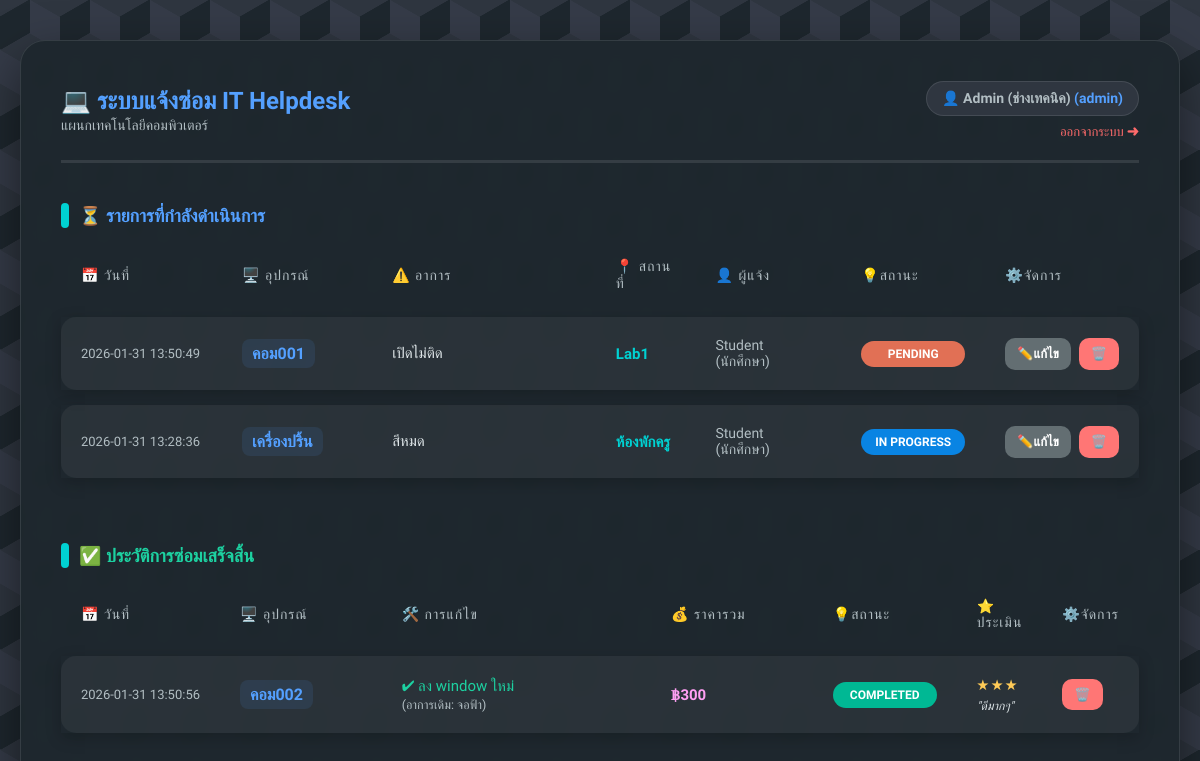
The app's page /dashboard (signed in) with its own data.
### tables this page shows
CREATE TABLE repairs (
    repair_id INTEGER PRIMARY KEY AUTOINCREMENT,
    user_id INTEGER NOT NULL,
    device_name TEXT NOT NULL,
    problem_detail TEXT NOT NULL,
    location TEXT NOT NULL,
    status TEXT DEFAULT 'Pending',
    report_date TIMESTAMP DEFAULT CURRENT_TIMESTAMP,
    technician_note TEXT,
    spare_parts TEXT, 
    cost INTEGER DEFAULT 0,
    FOREIGN KEY (user_id) REFERENCES users (user_id)
);

CREATE TABLE users (
    user_id INTEGER PRIMARY KEY AUTOINCREMENT,
    username TEXT NOT NULL UNIQUE,
    password TEXT NOT NULL,
    fullname TEXT NOT NULL,
    role TEXT NOT NULL DEFAULT 'user'
);

CREATE TABLE evaluations (
    eval_id INTEGER PRIMARY KEY AUTOINCREMENT,
    repair_id INTEGER NOT NULL,
    rating INTEGER NOT NULL,
    comment TEXT,
    FOREIGN KEY (repair_id) REFERENCES repairs (repair_id)
);

### app.py (the view, shortened to what this page needs)
@app.route('/dashboard')
def dashboard():
    if 'user_id' not in session:
        return redirect(url_for('login'))
    conn = get_db_connection()
    if session['role'] == 'admin':
        all_repairs = conn.execute('''
            SELECT r.*, u.fullname, e.rating, e.comment
            FROM repairs r
            JOIN users u ON r.user_id = u.user_id
            LEFT JOIN evaluations e ON r.repair_id = e.repair_id
            ORDER BY r.report_date DESC
        ''').fetchall()
    conn.close()
    active_repairs = []
    completed_repairs = []
    for repair in all_repairs:
        if repair['status'] == 'Completed':
            completed_repairs.append(repair)
        else:
            active_repairs.append(repair)
    return render_template('homepage.html',
                           name=session['fullname'],
                           role=session['role'],
                           active_repairs=active_repairs,
                           completed_repairs=completed_repairs)

### app.py (called while the page is built)
def get_db_connection():
    conn = sqlite3.connect('maintenance.db')
    conn.row_factory = sqlite3.Row
    return conn

### templates/homepage.html (shortened to what this page needs)
<!DOCTYPE html>
<html lang="th">
<head>
    <link rel="stylesheet" href="{{ url_for('static', filename='style.css') }}">
</head>
<body>
<div class="container">
    <header>
        <div>
            <h1>💻 ระบบแจ้งซ่อม IT Helpdesk</h1>
            <span style="color: #b2bec3; font-size: 14px;">แผนกเทคโนโลยีคอมพิวเตอร์</span>
        </div>
        <div style="text-align: right;">
            <div class="user-badge">
                👤 {{ name }} <span style="color: #54a0ff;">({{ role }})</span>
            </div>
            <a href="{{ url_for('logout') }}" style="color: #ff6b6b; text-decoration: none; font-size: 13px; margin-top: 8px; display: inline-block;">ออกจากระบบ ➜</a>
        </div>
    </header>
    <h2>⏳ รายการที่กำลังดำเนินการ</h2>
    <table>
        <thead>
            <tr>
                <th width="15%">📅 วันที่</th>
                <th width="15%">🖥️ อุปกรณ์</th>
                <th width="25%">⚠️ อาการ</th>
                <th width="10%">📍 สถานที่</th>
                {% if role == 'admin' %} <th width="15%">👤 ผู้แจ้ง</th> {% endif %}
                <th width="10%">💡สถานะ</th>
                <th>⚙️จัดการ</th>
            </tr>
        </thead>
        <tbody>
            {% for repair in active_repairs %}
            <tr>
                <td data-label="📅 วันที่" class="col-date">{{ repair['report_date'] }}</td>
                <td data-label="🖥️ อุปกรณ์"><span class="col-device">{{ repair['device_name'] }}</span></td>
                <td data-label="⚠️ อาการ" class="col-problem">{{ repair['problem_detail'] }}</td>
                <td data-label="📍 สถานที่" class="col-location">{{ repair['location'] }}</td>
                {% if role == 'admin' %}
                    <td data-label="👤 ผู้แจ้ง" class="col-user">{{ repair['fullname'] }}</td>
                {% endif %}
                <td data-label="💡สถานะ"><span class="badge status-{{ repair['status'].split(' ')[0] }}">{{ repair['status'] }}</span></td>
                <td data-label="⚙️จัดการ">
                    <div class="action-group">
                        {% if role == 'admin' %}
                            <a href="{{ url_for('update_repair', repair_id=repair['repair_id']) }}" class="btn btn-update">✏️แก้ไข</a>
                            <a href="{{ url_for('delete_repair', repair_id=repair['repair_id']) }}" class="btn btn-delete" onclick="return confirm('ยืนยันลบ?');">🗑️</a>
                        {% else %}
                             {% if repair['status'] == 'Pending' %}
                                <a href="{{ url_for('delete_repair', repair_id=repair['repair_id']) }}" class="btn btn-delete" onclick="return confirm('ยกเลิก?');">ยกเลิก</a>
                             {% else %}
                                <span style="color: #7f8c8d; font-size: 12px;">กำลังซ่อม...</span>
                             {% endif %}
                        {% endif %}
                    </div>
                </td>
            </tr>
            {% else %}
            <tr><td colspan="7" style="text-align: center; color: #b2bec3; padding: 40px;">ไม่มีงานค้างในระบบ ✅</td></tr>
            {% endfor %}
        </tbody>
    </table>
    <h2 style="color: #1dd1a1; margin-top: 50px;">✅ ประวัติการซ่อมเสร็จสิ้น</h2>
    <table>
        <thead>
            <tr>
                <th width="12%">📅 วันที่</th>
                <th width="15%">🖥️ อุปกรณ์</th>
                <th width="25%">🛠️ การแก้ไข</th>
                <th width="15%">💰 ราคารวม</th>
                <th width="10%">💡สถานะ</th>
                <th>⭐ ประเมิน</th>
                <th>⚙️จัดการ</th>
            </tr>
        </thead>
        <tbody>
            {% for repair in completed_repairs %}
            <tr>
                <td data-label="📅 วันที่" class="col-date">{{ repair['report_date'] }}</td>
                <td data-label="🖥️ อุปกรณ์"><span class="col-device">{{ repair['device_name'] }}</span></td>
                <td data-label="🛠️ การแก้ไข">
                    <div style="font-weight: 500; color: #1dd1a1;">✔ {{ repair['technician_note'] or '-' }}</div>
                    <small style="color: #b2bec3;">(อาการเดิม: {{ repair['problem_detail'] }})</small>
                </td>
                <td data-label="💰 ราคารวม">
                    {% if repair['cost'] and repair['cost'] > 0 %}
                        <div style="color: #ff9ff3; font-weight: bold;">฿{{ "{:,.0f}".format(repair['cost']) }}</div>
                    {% else %}
                        <span style="color: #b2bec3;">ฟรี</span>
                    {% endif %}
                </td>
                <td data-label="💡สถานะ"><span class="badge status-Completed">Completed</span></td>
                <td data-label="⭐ ประเมิน">
                    {% if repair['rating'] %}
                        <div style="color: #feca57; letter-spacing: 2px;">{{ '★' * repair['rating'] }}</div>
                        {% if repair['comment'] %}
                            <div style="font-size: 12px; color: #dfe6e9; margin-top: 5px; font-style: italic;">
                                "{{ repair['comment'] }}"
                            </div>
                        {% endif %}
                    {% else %}
                        {% if role == 'user' %}
                            <a href="{{ url_for('evaluate', repair_id=repair['repair_id']) }}" class="btn btn-rate">⭐ ให้ดาว</a>
                        {% else %}
                            <span style="color: #b2bec3; font-size: 12px;">⌛รอประเมิน</span>
                        {% endif %}
                    {% endif %}
                </td>
                <td data-label="⚙️จัดการ">
                    {% if role == 'admin' %}
                        <a href="{{ url_for('delete_repair', repair_id=repair['repair_id']) }}" class="btn btn-delete" onclick="return confirm('ลบประวัติ?');">🗑️</a>
                    {% endif %}
                </td>
            </tr>
            {% else %}
            <tr><td colspan="7" style="text-align: center; color: #b2bec3; padding: 40px;">ยังไม่มีประวัติการซ่อม</td></tr>
            {% endfor %}
        </tbody>
    </table>
</div>
</body>
</html>

### static/style.css (style rules this page uses)
:root { --primary-blue: #54a0ff; --light-blue: #2e86de; --teal: #00d2d3; --bg-color: #1e272e; --text-color: #dfe6e9; --border-radius: 15px; --card-bg: rgba(30, 39, 46, 0.95); --input-bg: #2f3640; --border-color: rgba(255,255,255,0.1); }
body { font-family: 'Prompt', sans-serif; color: var(--text-color); margin: 0; padding: 40px 20px; min-height: 100vh; background-color: #1e272e; background-image: linear-gradient(30deg, #2f3640 12%, transparent 12.5%, transparent 87%, #2f3640 87.5%, #2f3640), linear-gradient(150deg, #2f3640 12%, transparent 12.5%, transparent 87%, #2f3640 87.5%, #2f3640), linear-gradient(30deg, #2f3640 12%, transparent 12.5%, transparent 87%, #2f3640 87.5%, #2f3640), linear-gradient(150deg, #2f3640 12%, transparent 12.5%, transparent 87%, #2f3640 87.5%, #2f3640), linear-gradient(60deg, #353b48 25%, transparent 25.5%, transparent 75%, #353b48 75%, #353b48), linear-gradient(60deg, #353b48 25%, transparent 25.5%, transparent 75%, #353b48 75%, #353b48); background-size: 60px 100px; background-position: 0 0, 0 0, 30px 50px, 30px 50px, 0 0, 30px 50px; display: flex; justify-content: center; }
.container { width: 100%; max-width: 1200px; background: var(--card-bg); padding: 40px; border-radius: 25px; box-shadow: 0 20px 50px rgba(0,0,0,0.5); backdrop-filter: blur(10px); border: 1px solid var(--border-color); }
header { display: flex; justify-content: space-between; align-items: center; padding-bottom: 20px; border-bottom: 3px solid var(--border-color); margin-bottom: 30px; }
h1 { color: var(--primary-blue); margin: 0; display: flex; align-items: center; font-size: 24px; }
.user-badge { background: #2f3640; padding: 8px 15px; border-radius: 30px; font-size: 14px; color: #b2bec3; font-weight: 600; border: 1px solid var(--border-color); }
h2 { font-size: 18px; color: var(--primary-blue); margin-top: 40px; margin-bottom: 15px; display: flex; align-items: center; }
h2::before { content: ''; display: inline-block; width: 8px; height: 25px; background: var(--teal); margin-right: 10px; border-radius: 4px; }
table { width: 100%; border-collapse: separate; border-spacing: 0 15px; }
th { text-align: left; color: #b2bec3; font-weight: 500; padding: 0 20px 10px 20px; font-size: 14px; text-transform: uppercase; letter-spacing: 1px; }
tbody tr { background-color: rgba(255,255,255,0.05); box-shadow: 0 5px 15px rgba(0, 0, 0, 0.2); transition: transform 0.2s; }
td { padding: 20px; vertical-align: middle; border: none; font-size: 15px; color: white; }
td:first-child { border-top-left-radius: var(--border-radius); border-bottom-left-radius: var(--border-radius); }
td:last-child { border-top-right-radius: var(--border-radius); border-bottom-right-radius: var(--border-radius); }
.col-date { font-size: 13px; color: #b2bec3; white-space: nowrap; }
.col-device { font-weight: 700; color: var(--primary-blue); font-size: 16px; background: rgba(84, 160, 255, 0.1); padding: 5px 10px; border-radius: 8px; display: inline-block; }
.col-problem { color: #dfe6e9; line-height: 1.4; }
.col-location { font-weight: 600; color: var(--teal); }
.col-user { font-size: 14px; font-weight: 500; color: #b2bec3; display: flex; align-items: center; }
.badge { padding: 6px 12px; border-radius: 20px; font-size: 12px; font-weight: 700; text-transform: uppercase; display: inline-block; text-align: center; min-width: 80px; }
.status-Pending { background: #e17055; color: white; }
.status-In { background: #0984e3; color: #fff; }
.status-Completed { background: #00b894; color: white; }
.action-group { display: flex; gap: 8px; }
.btn { text-decoration: none; padding: 8px 12px; border-radius: 10px; font-size: 13px; font-weight: 600; transition: 0.2s; display: inline-flex; align-items: center; border: none; cursor: pointer; }
.btn-update { background: #636e72; color: white; }
.btn-delete { background: #ff7675; color: white; }

### records on screen
repairs: report_date "2026-01-31 13:50:49", device_name "คอม001", problem_detail "เปิดไม่ติด", location "Lab1", fullname "Student (นักศึกษา)", status "PENDING"
repairs: report_date "2026-01-31 13:28:36", device_name "เครื่องปริ้น", problem_detail "สีหมด", location "ห้องพักครู", fullname "Student (นักศึกษา)", status "IN PROGRESS"
evaluations: report_date "2026-01-31 13:50:56", device_name "คอม002", technician_note "ลง window ใหม่", problem_detail "จอฟ้า", rating "★★★", comment "ดีมากๆ"
repairs: cost "300"

### other values on screen
{{ name }} "Admin (ช่างเทคนิค)"
{{ role }} "admin"
